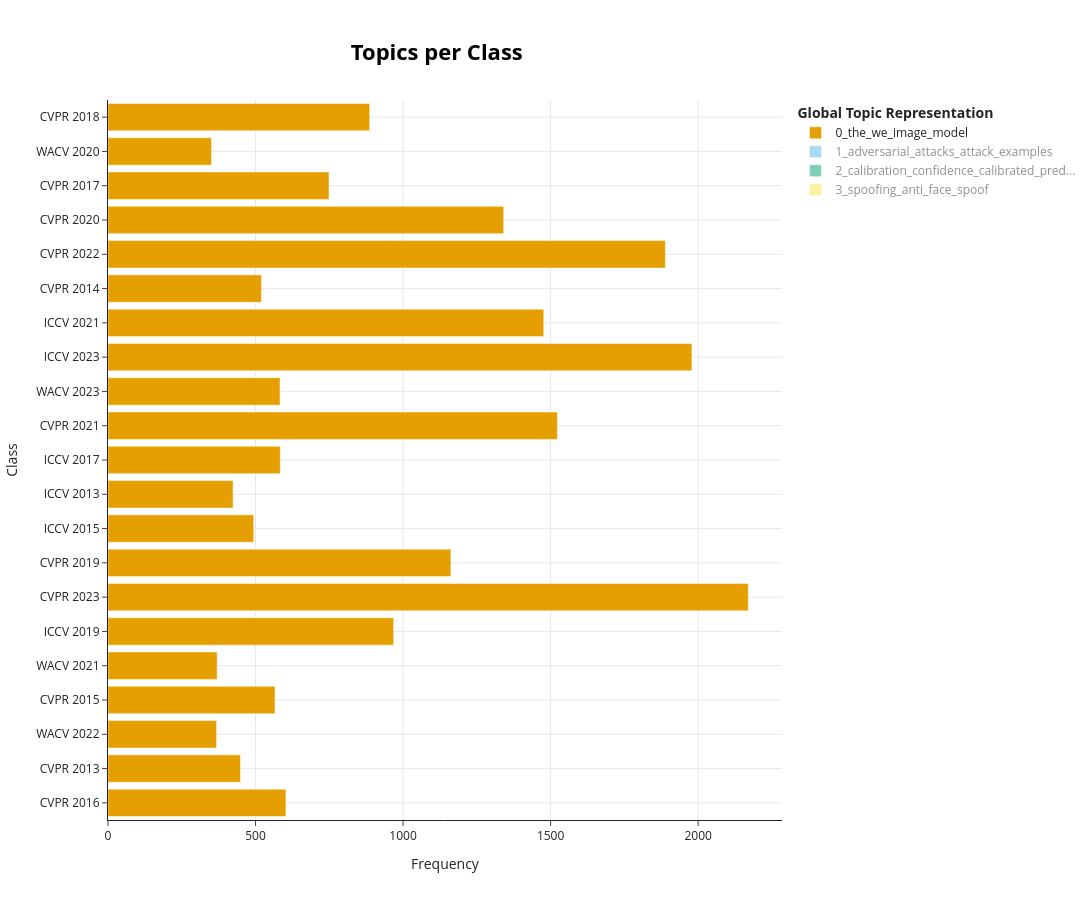

Here is the notebook cell this chart was saved with:
### Code cell
topics_per_class = topic_model.topics_per_class(data['Abstract'], classes=targets)
topic_model.visualize_topics_per_class(topics_per_class, top_n_topics=10)

### Figure 1 — Plotly figure (JSON) as saved in the notebook; plotly's stock layout.template omitted (floating-point values rounded to 4 significant figures)
{"data": [{"hoverinfo": "text", "hovertext": ["<b>Topic 0</b><br>Words: we, the, image, in, method", "<b>Topic 0</b><br>Words: we, the, image, method, in", "<b>Topic 0</b><br>Words: the, we, image, learning, in", "<b>Topic 0</b><br>Words: we, the, image, method, in", "<b>Topic 0</b><br>Words: the, we, image, learning, in", "<b>Topic 0</b><br>Words: the, we, image, in, model", "<b>Topic 0</b><br>Words: the, we, image, model, in", "<b>Topic 0</b><br>Words: the, we, image, in, model", "<b>Topic 0</b><br>Words: we, the, image, method, model", "<b>Topic 0</b><br>Words: we, the, image, in, method", "<b>Topic 0</b><br>Words: we, the, image, in, model", "<b>Topic 0</b><br>Words: the, we, image, learning, model", "<b>Topic 0</b><br>Words: the, we, image, in, learning", "<b>Topic 0</b><br>Words: the, image, we, model, learning", "<b>Topic 0</b><br>Words: the, we, image, learning, model", "<b>Topic 0</b><br>Words: we, the, image, method, in", "<b>Topic 0</b><br>Words: the, we, image, model, learning", "<b>Topic 0</b><br>Words: the, we, image, model, in", "<b>Topic 0</b><br>Words: we, the, image, in, model", "<b>Topic 0</b><br>Words: the, image, we, in, method", "<b>Topic 0</b><br>Words: the, we, image, in, network"], "marker": {"color": "#E69F00"}, "name": "0_the_we_image_model", "orientation": "h", "type": "bar", "visible": true, "x": [603, 449, 368, 566, 370, 968, 2170, 1162, 494, 424, 584, 1523, 583, 1979, 1477, 520, 1889, 1341, 749, 351, 887], "y": ["CVPR 2016", "CVPR 2013", "WACV 2022", "CVPR 2015", "WACV 2021", "ICCV 2019", "CVPR 2023", "CVPR 2019", "ICCV 2015", "ICCV 2013", "ICCV 2017", "CVPR 2021", "WACV 2023", "ICCV 2023", "ICCV 2021", "CVPR 2014", "CVPR 2022", "CVPR 2020", "CVPR 2017", "WACV 2020", "CVPR 2018"]}, {"hoverinfo": "text", "hovertext": ["<b>Topic 1</b><br>Words: perturbations, classifiers, deep, adversarial, robustness", "<b>Topic 1</b><br>Words: adversarial, attacks, attack, examples, model", "<b>Topic 1</b><br>Words: adversarial, attack, defense, fake, attacks", "<b>Topic 1</b><br>Words: adversarial, attacks, attack, perturbations, examples", "<b>Topic 1</b><br>Words: adversarial, attacks, attack, model, backdoor", "<b>Topic 1</b><br>Words: adversarial, attacks, attack, examples, perturbations", "<b>Topic 1</b><br>Words: adversarial, perturbations, examples, attack, segmentation", "<b>Topic 1</b><br>Words: adversarial, attack, attacks, robustness, models", "<b>Topic 1</b><br>Words: attacks, adversarial, attack, examples, tp", "<b>Topic 1</b><br>Words: adversarial, attacks, attack, examples, backdoor", "<b>Topic 1</b><br>Words: adversarial, attack, attacks, examples, backdoor", "<b>Topic 1</b><br>Words: adversarial, attack, attacks, model, models", "<b>Topic 1</b><br>Words: adversarial, attacks, attack, perturbations, examples", "<b>Topic 1</b><br>Words: perturbations, universal, existence, neural, show", "<b>Topic 1</b><br>Words: adversarial, perturbations, attacks, attack, models", "<b>Topic 1</b><br>Words: adversarial, perturbations, attacks, attack, examples"], "marker": {"color": "#56B4E9"}, "name": "1_adversarial_attacks_attack_examples", "orientation": "h", "type": "bar", "visible": "legendonly", "x": [1, 13, 2, 23, 56, 28, 3, 31, 6, 44, 45, 46, 41, 1, 4, 10], "y": ["CVPR 2016", "WACV 2022", "WACV 2021", "ICCV 2019", "CVPR 2023", "CVPR 2019", "ICCV 2017", "CVPR 2021", "WACV 2023", "ICCV 2023", "ICCV 2021", "CVPR 2022", "CVPR 2020", "CVPR 2017", "WACV 2020", "CVPR 2018"]}, {"hoverinfo": "text", "hovertext": ["<b>Topic 2</b><br>Words: ordinal, gps, calibration, regression, likelihood", "<b>Topic 2</b><br>Words: calibration, confidence, domain, predictions, calibrated", "<b>Topic 2</b><br>Words: stochastic, confidence, calibration, prediction, variance", "<b>Topic 2</b><br>Words: calibration, hoc, post, domain, predictions", "<b>Topic 2</b><br>Words: confidence, calibration, samples, calibrated, predictions", "<b>Topic 2</b><br>Words: calibration, ood, regularization, difficulty, set", "<b>Topic 2</b><br>Words: calibration, distribution, calibrated, domain, predictive", "<b>Topic 2</b><br>Words: calibration, constraints, entropy, calibrated, predictions", "<b>Topic 2</b><br>Words: calibration, gaze, subject, bias, term"], "marker": {"color": "#009E73"}, "name": "2_calibration_confidence_calibrated_pred...", "orientation": "h", "type": "bar", "visible": "legendonly", "x": [1, 4, 1, 1, 1, 2, 2, 2, 1], "y": ["ICCV 2019", "CVPR 2023", "CVPR 2019", "CVPR 2021", "WACV 2023", "ICCV 2023", "ICCV 2021", "CVPR 2022", "WACV 2020"]}, {"hoverinfo": "text", "hovertext": ["<b>Topic 3</b><br>Words: spoofing, spoof, anti, recaptured, screens", "<b>Topic 3</b><br>Words: gazeformer, gaze, zerogaze, target, hci", "<b>Topic 3</b><br>Words: spoofing, anti, spoof, face, zsfa", "<b>Topic 3</b><br>Words: deepfake, anti, artifacts, detection, face", "<b>Topic 3</b><br>Words: image, restoration, privacy, pirnet, stego", "<b>Topic 3</b><br>Words: face, tip, identity, im, protection", "<b>Topic 3</b><br>Words: invisible, codes, hiding, markers, information", "<b>Topic 3</b><br>Words: morphed, face, attack, attacks, the", "<b>Topic 3</b><br>Words: spoofing, anti, face, head, inpainting"], "marker": {"color": "#F0E442"}, "name": "3_spoofing_anti_face_spoof", "orientation": "h", "type": "bar", "visible": "legendonly", "x": [1, 1, 3, 1, 1, 1, 1, 1, 2], "y": ["WACV 2022", "CVPR 2023", "CVPR 2019", "WACV 2023", "ICCV 2023", "ICCV 2021", "CVPR 2022", "WACV 2020", "CVPR 2018"]}], "layout": {"height": 900, "hoverlabel": {"bgcolor": "white", "font": {"family": "Rockwell", "size": 16}}, "legend": {"title": {"text": "<b>Global Topic Representation"}}, "title": {"font": {"color": "Black", "size": 22}, "text": "<b>Topics per Class</b>", "x": 0.4, "xanchor": "center", "y": 0.95, "yanchor": "top"}, "width": 1250, "xaxis": {"showgrid": true, "title": {"text": "Frequency"}}, "yaxis": {"showgrid": true, "title": {"text": "Class"}}}}
